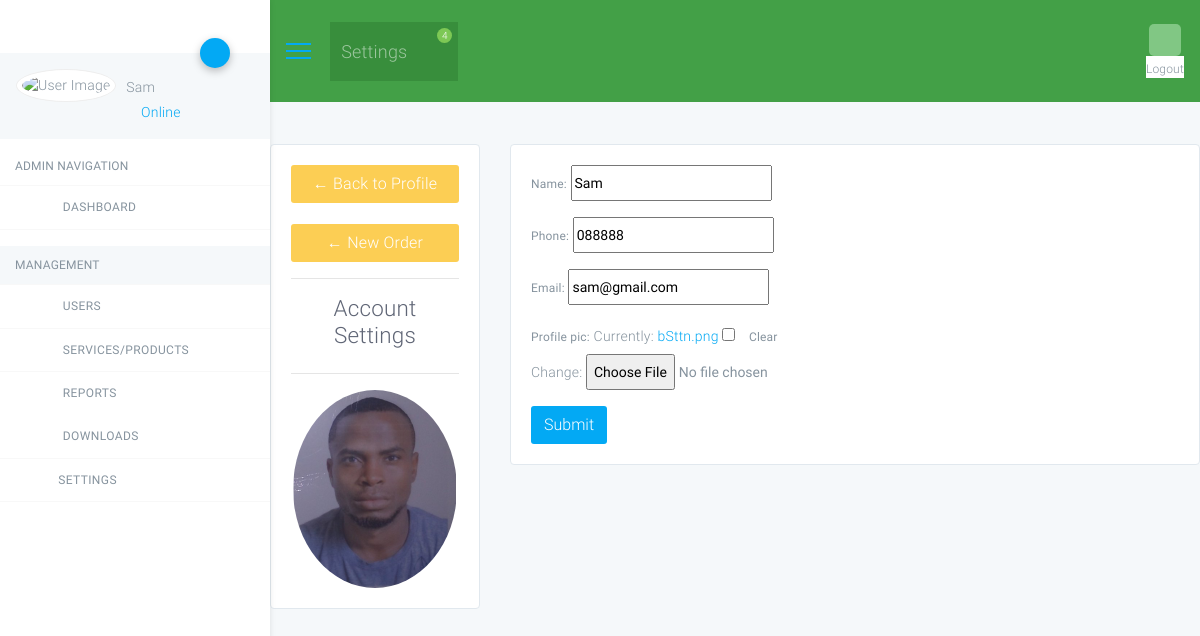
Page /account/ (signed in) on the committed database.
### accounts/models.py (models this page shows, shortened)
class Customer(models.Model):
    user= models.OneToOneField(User,blank=True,null=True,on_delete=models.CASCADE)
    name=models.CharField(max_length=200,null=True)
    phone=models.CharField(max_length=200,null=True)
    email=models.CharField(max_length=200,null=True)
    profile_pic=models.ImageField(default="user_avatar.png",null=True,blank=True)
    date_create=models.DateTimeField(auto_now_add=True,null=True)

### accounts/views.py (the view)
# urls.py: path('account/', views.accountSettings, name="account"),
@login_required(login_url='login')#prevent unauthorised user access
@allowed_users(allowed_roles=['customers'])
def accountSettings(request):
    customer=request.user.customer
    form=CustomerForm(instance=customer)
    if request.method == 'POST':
        form=CustomerForm(request.POST,request.FILES, instance=customer)
        if form.is_valid():
            form.save()
    context = {'form':form}
    return render(request, 'accounts/account_settings.html', context)

### accounts/forms.py
class CustomerForm(ModelForm):
    class Meta:
        model=Customer
        fields='__all__'
        exclude=['user']

### accounts/templates/accounts/account_settings.html (shortened to what this page needs)
{% extends 'accounts/dashboard1_base.html' %}
{% load static %}
{% block content %}
  <br />
  <div class="row">
    <div class="col-md-3">
      <div class="card card-body">
        <a class="btn btn-warning" href="{% url 'home' %}">&#8592; Back to Profile</a><br>
        <a class="btn btn-warning" href="{% url 'customer' pk_test=request.user.customer.pk %}">&#8592; New Order</a>
        <hr />
        <h3 style="text-align: center;">Account Settings</h3>
        <hr />
        {% if request.user.customer.profile_pic %}
          <img class="profile-pic" src="{{ request.user.customer.profile_pic.url }}" />
        {% else %}
          <img class="profile-pic" src="{% static 'path/to/default_image.jpg' %}" alt="Default Profile Picture" />
        {% endif %}
      </div>
    </div>
    <div class="col-md-9">
      <div class="card card-body">
        <form method="POST" action=" " enctype="multipart/form-data">
          {{ form.as_p }}
          <input class="btn btn-primary" type="submit" name="Update Information" />
        </form>
      </div>
    </div>
  </div>
{% endblock %}

### accounts/templates/accounts/dashboard1_sidebar.html (shortened to what this page needs)
{% load static %}
<div class="w-80px mt-3 mb-3 ml-3">
</div>
<div class="relative">
    <a data-toggle="collapse" href="#userSettingsCollapse" role="button" aria-expanded="false"
       aria-controls="userSettingsCollapse" class="btn-fab btn-fab-sm absolute fab-right-bottom fab-top btn-primary shadow1">
        <i class="icon icon-cogs"></i>
    </a>
    <div class="user-panel p-3 light mb-2">
        <div>
            <div class="float-left image">
                <img class="user_avatar" src="{% static 'uploads/bem2.jpg' %}" alt="User Image">
            </div>
            <div class="float-left info">
                <h6 class="font-weight-light mt-2 mb-1">{{user}}</h6>
                <a href="#"><i class="icon-circle text-primary blink"></i> Online</a>
            </div>
        </div>
        <div class="clearfix"></div>
    </div>
</div>
<ul class="sidebar-menu">
    <li class="header"><strong>ADMIN NAVIGATION</strong></li>
    <li class="treeview">
        <a href="#">
            <i class="icon icon-sailing-boat-water success-text s-18"></i> <span>DASHBOARD</span>
            <i class="icon icon-angle-left s-18 pull-right"></i>
        </a>
    </li>
    <li class="header light mt-3"><strong>MANAGEMENT</strong></li>
    <li class="treeview">
        <a href="#">
            <i class="icon icon-user success-text s-18"></i> <span>USERS</span>
            <i class="icon icon-angle-left s-18 pull-right"></i>
        </a>
    </li>
    <li class="treeview">
        <a href="#">
            <i class="icon icon-box success-text s-18"></i> <span>SERVICES/PRODUCTS</span>
            <i class="icon icon-angle-left s-18 pull-right"></i>
        </a>
    </li>
    <li class="treeview">
        <a href="#">
            <i class="icon icon-print success-text s-18"></i> <span>REPORTS</span>
            <i class="icon icon-angle-left s-18 pull-right"></i>
        </a>
        <a href="#">
            <i class="icon icon-print success-text s-18"></i> <span>DOWNLOADS</span>
            <i class="icon icon-angle-left s-18 pull-right"></i>
        </a>
    </li>
    <li class="treeview">
        <a href="#">
            <i class="icon icon-cogs"></i> <span>SETTINGS</span>
            <i class="icon icon-angle-left s-18 pull-right"></i>
        </a>
    </li>
</ul>

### accounts/templates/accounts/account_settings.html (style rules this page uses)
.profile-pic { max-width: 200px; max-height: 200px; margin: 0 auto; border-radius: 50%; }

### rows in the picture
Customer: name "Sam", phone "088888", email "sam@gmail.com"

### other values in the picture
{{ user }} "Sam"
